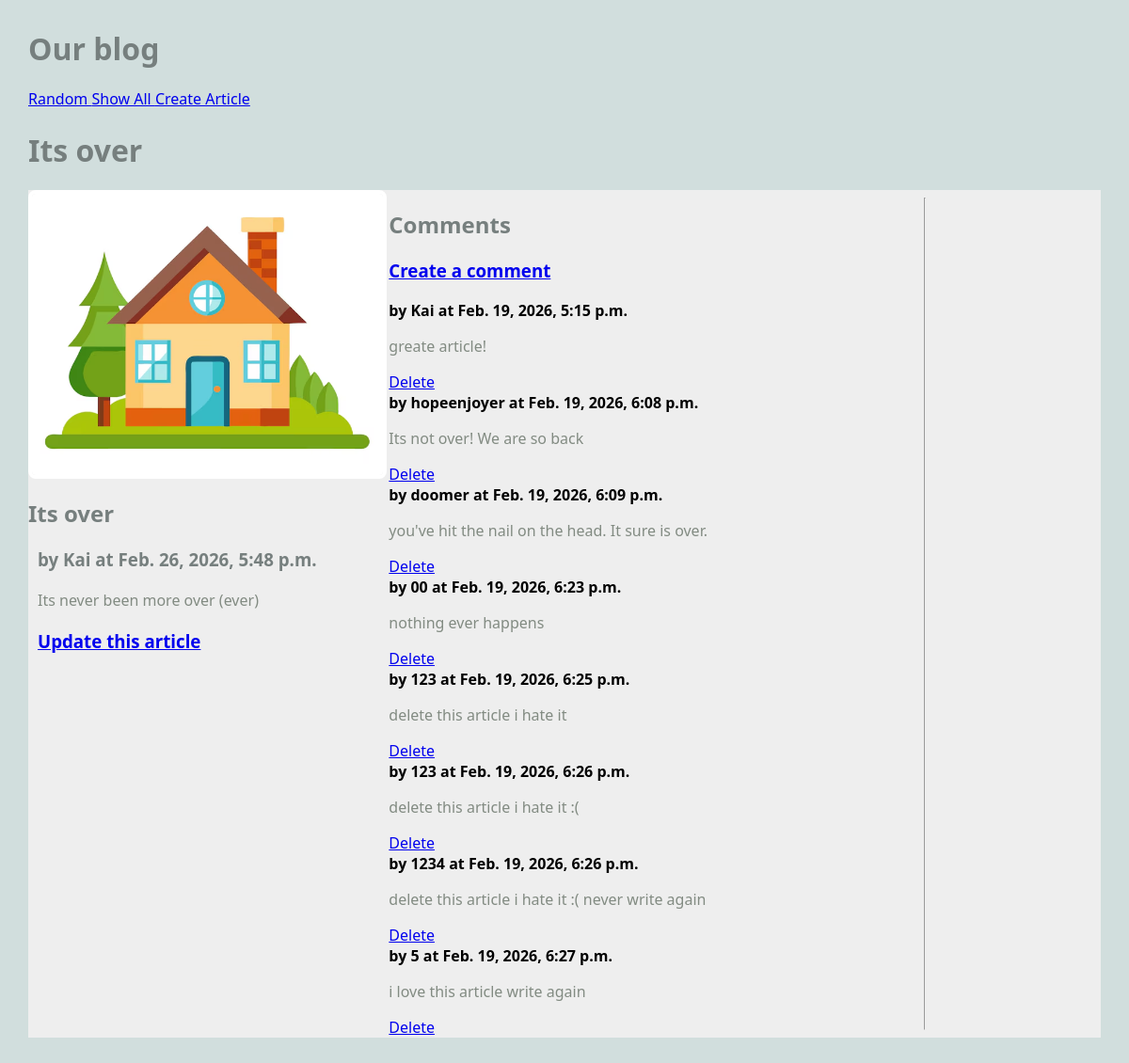
Screenshot of /blog/ with the database file from the repository.
### blog/models.py (models this page shows, shortened)
class Article(models.Model):
    title = models.TextField(blank=True)
    author = models.TextField(blank=True)
    text = models.TextField(blank=True)
    published = models.DateTimeField(auto_now=True)
    image_file = models.ImageField(blank=True)
    def get_all_comments(self):
        comments = Comment.objects.filter(article=self)
        return comments

class Comment(models.Model):
    article = models.ForeignKey(Article, on_delete=models.CASCADE)
    author = models.TextField(blank=True)
    text = models.TextField(blank=True)
    published = models.DateTimeField(auto_now=True)

### blog/views.py (the view)
# urls.py: path('', RandomArticleView.as_view() , name='random'),
class RandomArticleView(DetailView):
    model = Article
    template_name = "blog/article.html"
    context_object_name = 'article'
    def get_object(self):
        all_articles = Article.objects.all()
        article = random.choice(all_articles)
        return article

### blog/templates/blog/article.html
{% extends 'blog/base.html' %} {% block content%}
<h1>{{ article.title }}</h1>
<main class="grid-container">
  <article>
    <img src="{{article.image_file.url}}" alt="" />
    <div>
      <h2>{{ article.title }}</h2>
      <h3>by {{ article.author }} at {{ article.published }}</h3>
      <p>{{ article.text }}</p>
    </div>
    <h3>
      <a href="{% url 'update_article' article.pk %}">Update this article</a>
    </h3>
  </article>
  <div>
    <h2>Comments</h2>
    <h3>
      <a href="{% url 'create_comment' article.pk %}">Create a comment</a>
    </h3>
    {% for comment in article.get_all_comments %}
    <div>
      <strong> by {{ comment.author }} at {{ comment.published }}</strong>
      <p>{{ comment.text }}</p>
      <a href="{% url 'delete_comment' comment.pk %}">Delete</a>
    </div>
    {% endfor %}
  </div>
  <hr />
</main>
{% endblock %}

### static/styles-blog.css (style rules this page uses)
body { margin: 30px; background: #d1dedd; font-family:'Segoe UI', Tahoma, Geneva, Verdana, sans-serif; }
h1, h2, h3 { color: #767f7e; }
p { color: #828b82; }
.grid-container { background: #eee; max-width: 900px; display: grid; grid-template-columns: repeat(3, 1fr); grid-gap: 10px; max-width: 1200px; margin: 20px auto; }
article img, article.featured img { width: 100%; border: 4px solid #fff; border-radius: 8px; }
article p, article h3 { margin: 20px 10px; }

### rows the page displays
Article: title "Its over", image_file (picture), author "Kai", published "Feb. 26, 2026, 5:48 p.m.", text "Its never been more over (ever)"
Comment: author "Kai", published "Feb. 19, 2026, 5:15 p.m.", text "greate article!"
Comment: author "hopeenjoyer", published "Feb. 19, 2026, 6:08 p.m.", text "Its not over! We are so back"
Comment: author "doomer", published "Feb. 19, 2026, 6:09 p.m.", text "you've hit the nail on the head. It sure is over."
Comment: author "00", published "Feb. 19, 2026, 6:23 p.m.", text "nothing ever happens"
Comment: author "123", published "Feb. 19, 2026, 6:25 p.m.", text "delete this article i hate it"
Comment: author "123", published "Feb. 19, 2026, 6:26 p.m.", text "delete this article i hate it :("
Comment: author "1234", published "Feb. 19, 2026, 6:26 p.m.", text "delete this article i hate it :( never write again"
Comment: author "5", published "Feb. 19, 2026, 6:27 p.m.", text "i love this article write again"
